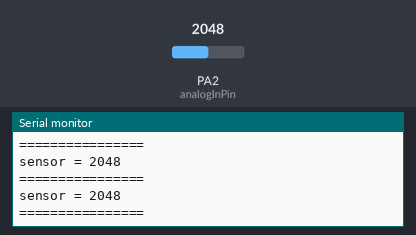
Recording of a sketch running on a simulated STM32 Blue Pill. Shown: the last lines printed to the serial monitor. The inputs (shaded band) are chosen by the test bench; at power-on: PA2 (analogInPin) = 2048.

Above: at 1.2 s.
1.3 s: PA2 (analogInPin) set to 2866
At 1.31 s:
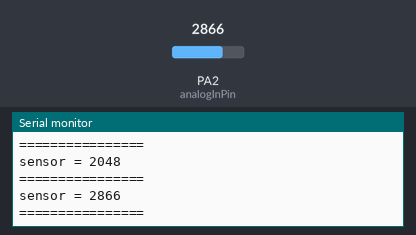
2.8 s: PA2 (analogInPin) set to 3603
At 6.02 s:
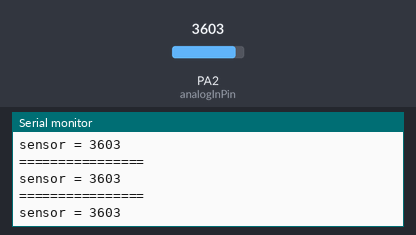
Timing chart, 0 to 7.5 s (numbered marks = the images above; inputs shaded):
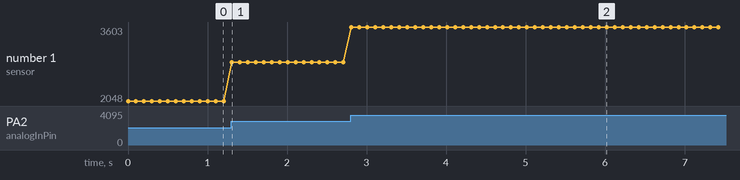

The sketch:

AnalogInOutSerial.ino
```cpp
#define analogInPin     PA2
int sensorValue = 0;


void setup() {
  pinMode(analogInPin, INPUT_ANALOG);
  Serial.begin(9600);
}

void loop() {
    sensorValue = analogRead(analogInPin);

    Serial.print("sensor = ");
    Serial.println(sensorValue);
    Serial.println("================");
    delay (100);
}
```

Measured:
- after the input at 1.3 s, the serial monitor: prints a new line at once (image 1)
- after the input at 2.8 s, the serial monitor: prints a new line at once (image 2)
- plotted number 1: 2048 → 2866 after the input at 1.3 s, 2866 → 3603 after the input at 2.8 s
